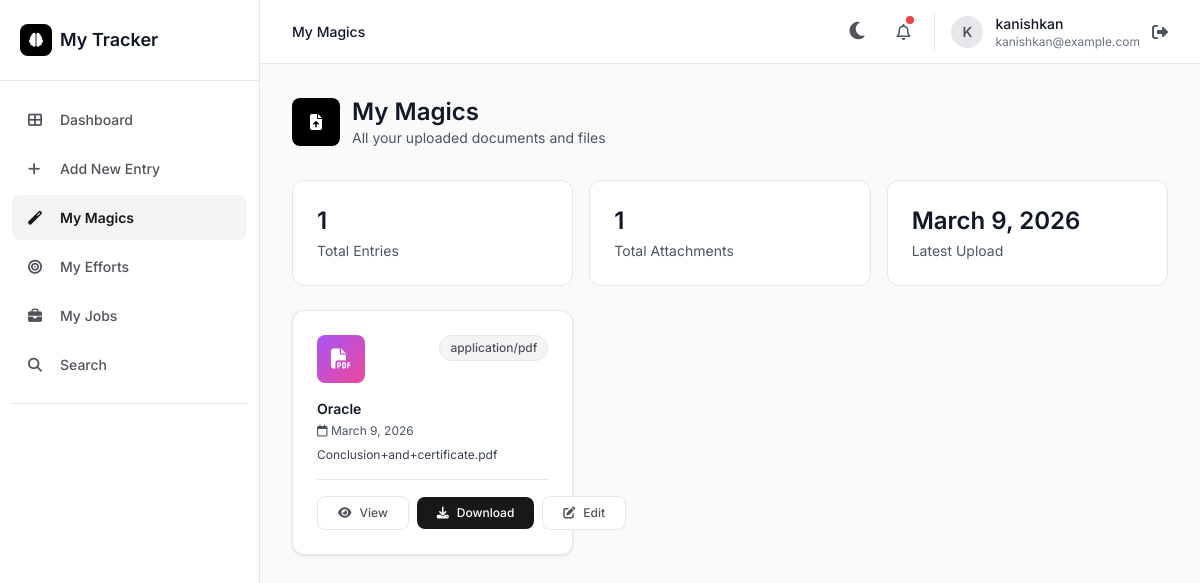
/my-magics/ (signed in), run on an earlier commit of the app's database.
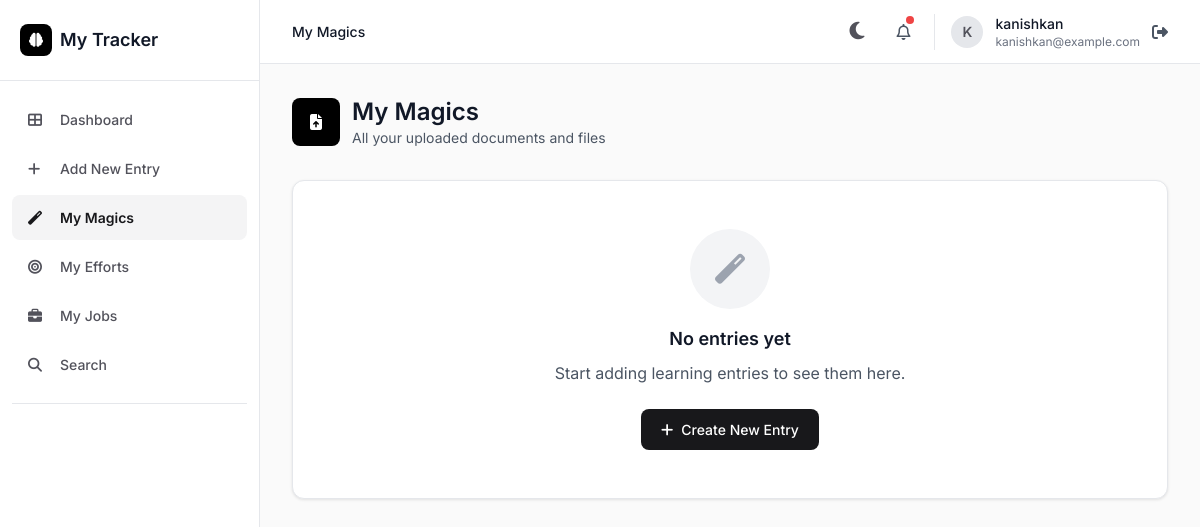
And on a later commit of the database.
### tracker/models.py (models this page shows, shortened)
class LearningLog(models.Model):
    LANGUAGE_CHOICES = [
        ('python', 'Python'),
        ('javascript', 'JavaScript'),
        ('java', 'Java'),
        ('csharp', 'C#'),
        ('cpp', 'C++'),
        ('c', 'C'),
        ('ruby', 'Ruby'),
        ('go', 'Go'),
        ('rust', 'Rust'),
        ('php', 'PHP'),
        ('swift', 'Swift'),
        ('kotlin', 'Kotlin'),
        ('sql', 'SQL'),
        ('html', 'HTML'),
        ('css', 'CSS'),
        ('typescript', 'TypeScript'),
        ('r', 'R'),
        ('matlab', 'MATLAB'),
        ('bash', 'Bash/Shell'),
        ('powershell', 'PowerShell'),
        ('json', 'JSON'),
        ('yaml', 'YAML'),
        ('xml', 'XML'),
        ('markdown', 'Markdown'),
        ('other', 'Other'),
    ]
    record_id = models.CharField(max_length=6, unique=True, editable=False)
    user = models.ForeignKey(User, on_delete=models.CASCADE, related_name='learning_logs')
    title = models.CharField(max_length=200)
    notes = models.TextField()
    code_snippet = models.TextField(blank=True, null=True)
    code_language = models.CharField(max_length=50, choices=LANGUAGE_CHOICES, default='python', blank=True, null=True)
    tags = models.CharField(max_length=200, blank=True)
    date = models.DateField(default=timezone.now)
    created_at = models.DateTimeField(auto_now_add=True)
    file_name = models.CharField(max_length=255, blank=True, null=True)
    file_type = models.CharField(max_length=100, blank=True, null=True)
    file_base64 = models.TextField(blank=True, null=True)
    class Meta:
        ordering = ['-date', '-created_at']

### tracker/views.py (the view)
# urls.py: path('my-magics/', views.my_magics, name='my_magics'),
@login_required
def my_magics(request):
    logs_with_files = LearningLog.objects.filter(
        user=request.user
    ).order_by('-date', '-created_at')
    attachments_count = logs_with_files.exclude(file_base64__isnull=True).exclude(file_base64='').count()
    context = {
        'logs_with_files': logs_with_files,
        'attachments_count': attachments_count,
    }
    return render(request, 'tracker/my_magics.html', context)

### templates/tracker/my_magics.html (shortened to what the changed rows need)
{% extends 'tracker/base.html' %}
{% load custom_filters %}
{% block content %}
<div class="max-w-6xl mx-auto fade-in">
    <div class="mb-8">
        <div class="flex items-center space-x-3 mb-2">
            <div>
                <h1 class="text-2xl font-semibold text-gray-900">My Magics</h1>
            </div>
        </div>
    </div>
    {% if logs_with_files %}
    <div class="grid grid-cols-1 sm:grid-cols-3 gap-4 mb-6">
        <div class="stat-card">
            <div class="text-2xl font-semibold text-gray-900">{{ logs_with_files|length }}</div>
            <div class="text-sm text-gray-600 mt-1">Total Entries</div>
        </div>
        <div class="stat-card">
            <div class="text-2xl font-semibold text-gray-900">
                {{ attachments_count }}
            </div>
            <div class="text-sm text-gray-600 mt-1">Total Attachments</div>
        </div>
        <div class="stat-card">
            <div class="text-2xl font-semibold text-gray-900">
                {{ logs_with_files.0.date }}
            </div>
            <div class="text-sm text-gray-600 mt-1">Latest Upload</div>
        </div>
    </div>
    <div class="grid grid-cols-1 md:grid-cols-2 lg:grid-cols-3 gap-4">
        {% for log in logs_with_files %}
        <div class="card p-6 hover:shadow-lg transition-all">
            <div class="flex items-start justify-between mb-4">
                <div class="w-12 h-12 bg-gradient-to-br from-purple-500 to-pink-500 rounded-lg flex items-center justify-center">
                    {% if log.file_type == 'application/pdf' %}
                        <i class="fas fa-file-pdf text-white text-xl"></i>
                    {% elif 'image' in log.file_type %}
                        <i class="fas fa-file-image text-white text-xl"></i>
                    {% elif 'word' in log.file_type or 'document' in log.file_type %}
                        <i class="fas fa-file-word text-white text-xl"></i>
                    {% elif 'excel' in log.file_type or 'spreadsheet' in log.file_type %}
                        <i class="fas fa-file-excel text-white text-xl"></i>
                    {% elif 'powerpoint' in log.file_type or 'presentation' in log.file_type %}
                        <i class="fas fa-file-powerpoint text-white text-xl"></i>
                    {% elif 'zip' in log.file_type or 'compressed' in log.file_type %}
                        <i class="fas fa-file-archive text-white text-xl"></i>
                    {% elif 'text' in log.file_type %}
                        <i class="fas fa-file-alt text-white text-xl"></i>
                    {% else %}
                        <i class="fas fa-file text-white text-xl"></i>
                    {% endif %}
                </div>
                {% if log.file_type %}
                <span class="badge text-xs">{{ log.file_type|slice:":15" }}</span>
                {% endif %}
            </div>
            <div class="mb-4">
                <h3 class="text-sm font-semibold text-gray-900 mb-1 truncate" title="{{ log.title }}">
                    {{ log.title|truncatewords:6 }}
                </h3>
                <p class="text-xs text-gray-600 mb-2">
                    <i class="far fa-calendar text-xs"></i> {{ log.date }}
                </p>
                {% if log.file_name %}
                <p class="text-xs text-gray-700 line-clamp-2" title="{{ log.file_name }}">
                    {{ log.file_name }}
                </p>
                {% endif %}
            </div>
            <div class="flex items-center space-x-2 pt-4 border-t border-gray-200">
                <a href="{% url 'view_log' log.record_id %}" class="flex-1 btn-secondary text-center text-xs py-2">
                    <i class="fas fa-eye"></i>
                    <span>View</span>
                </a>
                {% if log.file_base64 %}
                <a href="{% url 'download_file' log.record_id %}" class="flex-1 btn-primary text-center text-xs py-2">
                    <i class="fas fa-download"></i>
                    <span>Download</span>
                </a>
                {% endif %}
                <a href="{% url 'edit_log' log.record_id %}" class="flex-1 btn-secondary text-center text-xs py-2">
                    <i class="fas fa-edit"></i>
                    <span>Edit</span>
                </a>
            </div>
        </div>
        {% endfor %}
    </div>
    {% else %}
    <div class="card p-12 text-center">
        <div class="w-20 h-20 bg-gray-100 rounded-full flex items-center justify-center mx-auto mb-4">
            <i class="fas fa-magic text-gray-400 text-3xl"></i>
        </div>
        <h3 class="text-lg font-semibold text-gray-900 mb-2">No entries yet</h3>
        <p class="text-gray-600 mb-6">Start adding learning entries to see them here.</p>
        <a href="{% url 'create_log' %}" class="btn-primary">
            <i class="fas fa-plus"></i>
            <span>Create New Entry</span>
        </a>
    </div>
    {% endif %}
</div>
{% endblock %}

What changed in the data, as far as the page shows it:
removed LearningLog: date "March 9, 2026", file_type "application/pdf", title "Oracle", file_name "Conclusion+and+certificate.pdf", shows "Download"
Also different on the page:
{{ logs_with_files|length }}: "1" → (not shown)
{{ attachments_count }}: "1" → (not shown)
text no longer shown: "Total Entries Total Attachments Latest Upload"
text now shown: "No entries yet Start adding learning entries to see them here. Create New Entry"
